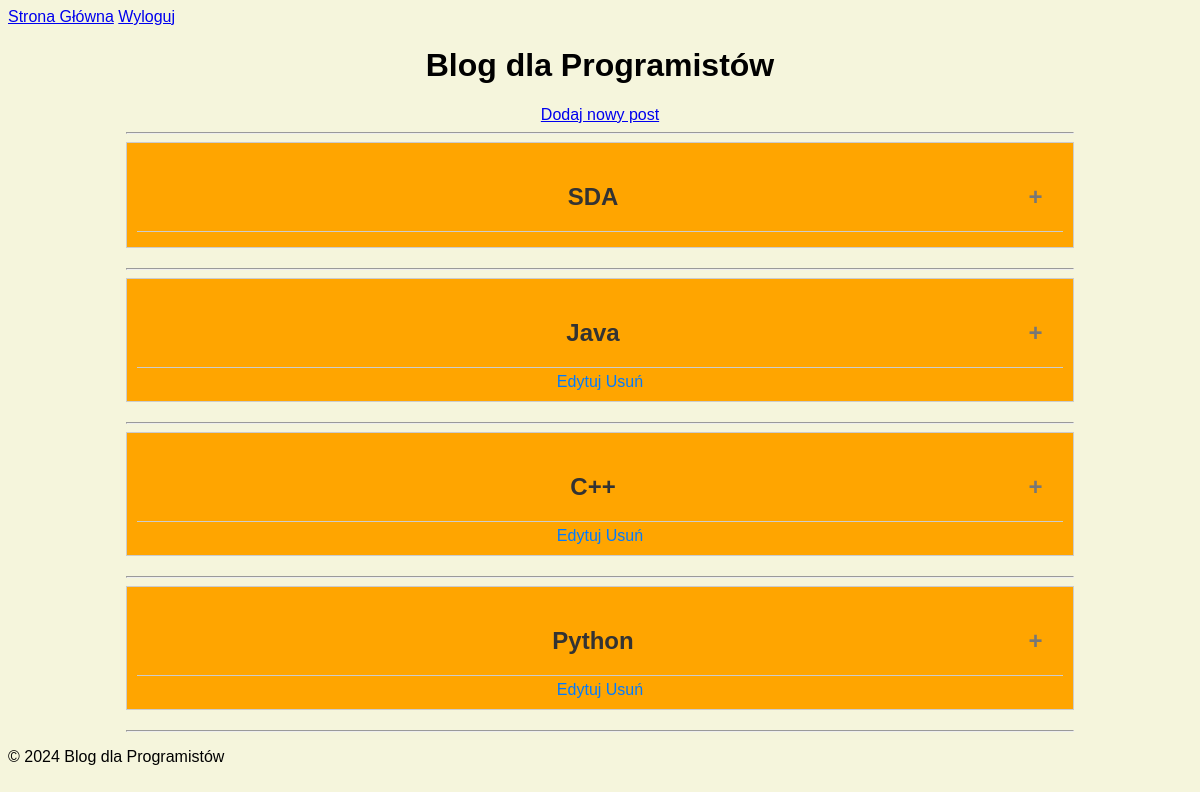
Screenshot of / (signed in) with the database file from the repository.
### posts/models.py (models this page shows)
class Post(models.Model):
    CATEGORY_CHOICES = [
        ('Python', 'Python'),
        ('Java', 'Java'),
        ('C++', 'C++'),
        ('JavaScript', 'JavaScript'),
        ('Ruby', 'Ruby'),
    ]
    title = models.CharField(max_length=255)
    image = models.ImageField(upload_to='post_images/', null=True, blank=True)
    content = models.TextField()
    date_posted = models.DateTimeField(auto_now_add=True)
    author = models.ForeignKey(User, on_delete=models.CASCADE)
    category = models.CharField(max_length=10, choices=CATEGORY_CHOICES, default='Python')

### posts/views.py (the view)
# urls.py: 2. Add a URL to urlpatterns:  path('', views.home, name='home')
def home(request):
    posts = Post.objects.all().order_by('-date_posted')  # Sortuje posty od najnowszego do najstarszego
    for post in posts:
        if post.image:
            post.image_url = post.image.url if post.image and hasattr(post.image, 'url') else None
        else:
            post.image_url = None
    return render(request, 'home.html', {'posts': posts})

### posts/templates/home.html (shortened to what this page needs)
{% extends "base.html" %}
{% block content %}
<div class="container">
    <h1>Blog dla Programistów</h1>
    {% if user.is_authenticated %}
        <a href="{% url 'add_post' %}" class="btn btn-primary">Dodaj nowy post</a>
    {% endif %}
    <hr>
    {% for post in posts %}
    <div class="post">
        <h2 class="collapsible">{{ post.title }}</h2>
        {% if user.is_authenticated and user == post.author %}
            <a href="{% url 'edit_post' post.id %}" class="btn btn-info">Edytuj</a>
            <a href="{% url 'delete_post' post.id %}" class="btn btn-danger" onclick="return confirm('Czy na pewno chcesz usunąć ten post?');">Usuń</a>
        {% endif %}
    </div>
    <hr>
    {% endfor %}
</div>
{% endblock %}

### posts/static/css/styles.css (style rules this page uses)
body { background-color: #f5f5dc; font-family: Arial, sans-serif; }
.container { width: 80%; margin: 0 auto; text-align: center; }
.post { margin-bottom: 20px; padding: 10px; border: 1px solid #ccc; background-color: #ffa500; cursor: pointer; }
.post a { color: #007BFF; text-decoration: none; transition: all 0.3s ease; }
.post h2 { font-weight: bold; color: #333; margin-bottom: 5px; transition: all 0.3s ease; }
.collapsible { font-size: 24px; font-weight: bold; color: #333; cursor: pointer; padding: 10px 0; margin: 10px 0; border-bottom: 1px solid #ccc; transition: color 0.3s ease; max-width: 100%; padding: 20px; box-sizing: border-box; width: 100%; box-sizing: border-box; overflow: hidden; text-overflow: ellipsis; white-space: nowrap; }
.collapsible:after { content: '+'; color: #777; font-weight: bold; float: right; }

### rows the page displays
Post: title "SDA"
Post: title "Java", shows "Edytuj"
Post: title "C++", shows "Edytuj"
Post: title "Python", shows "Edytuj"
